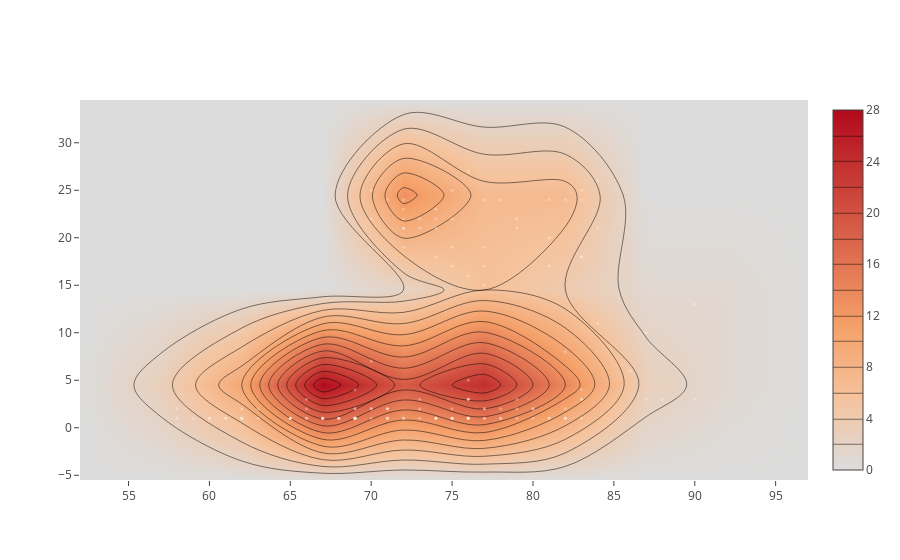

Source (notebook cell):
### Code cell
iplot([go.Histogram2dContour(x=spanishclubs['max'], y=spanishclubs['count'], contours=dict(coloring='heatmap')),
       go.Scatter(x=spanishclubs['max'], y=spanishclubs['count'], mode='markers', marker=dict(color='white', size=3, opacity=0.3))], show_link=False)
print('Filament in amount of spanish players in a club - normal distibution')

### Figure 1 — Plotly figure (JSON) as saved in the notebook; plotly's stock layout.template omitted (floating-point values rounded to 4 significant figures; data arrays with more than 128 entries replaced by an {"elided": "..."} marker saying what was removed)
{"data": [{"contours": {"coloring": "heatmap"}, "type": "histogram2dcontour", "uid": "a9bb887c-bbd8-435b-9bf9-9143998a0818", "x": {"elided": "143 int values"}, "y": {"elided": "143 int values"}}, {"marker": {"color": "white", "opacity": 0.3, "size": 3}, "mode": "markers", "type": "scatter", "uid": "db7ec526-6e1e-4e04-8450-527d86cccfab", "x": {"elided": "143 int values"}, "y": {"elided": "143 int values"}}], "layout": {}}
